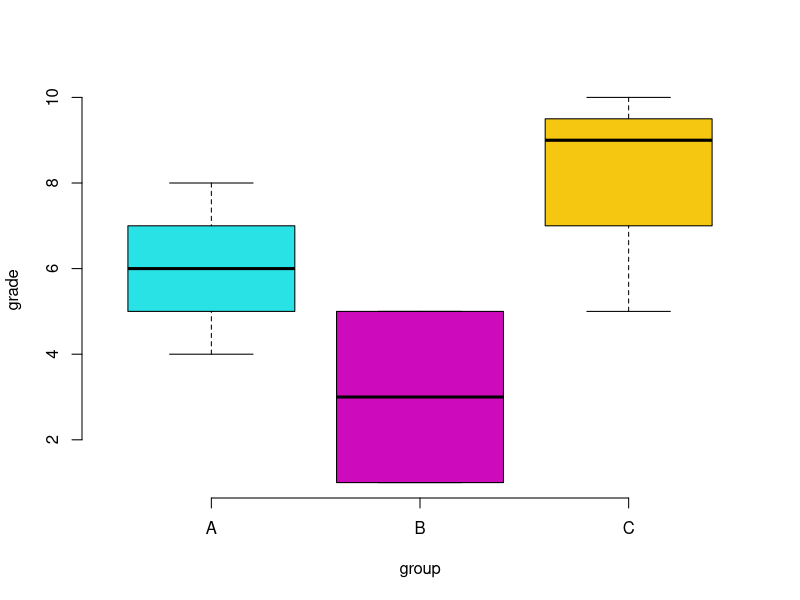
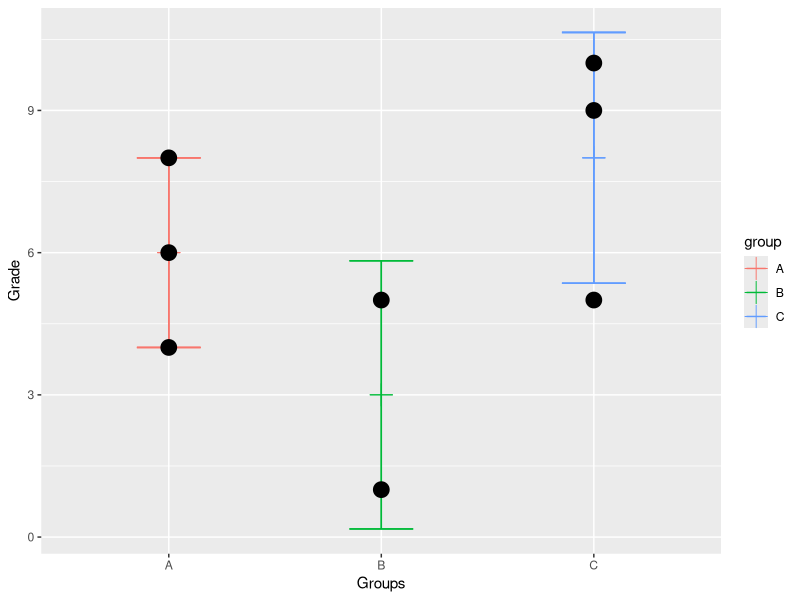
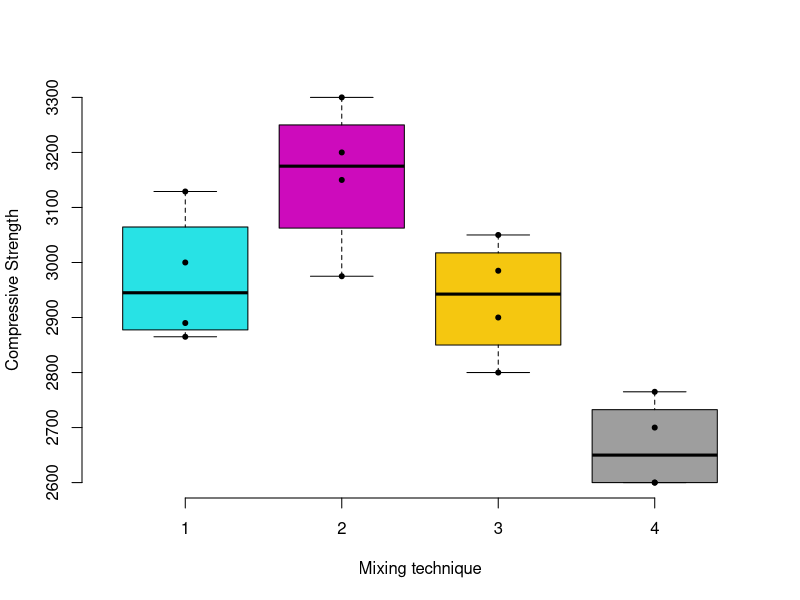
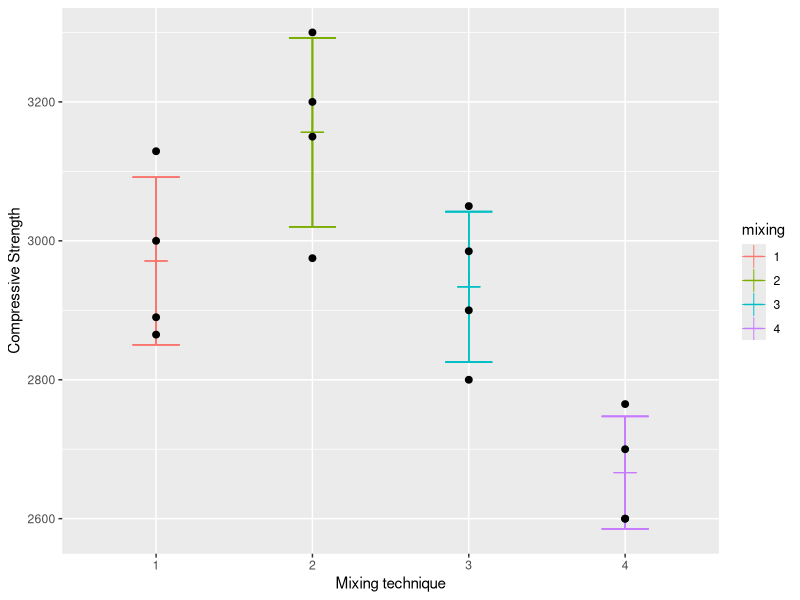
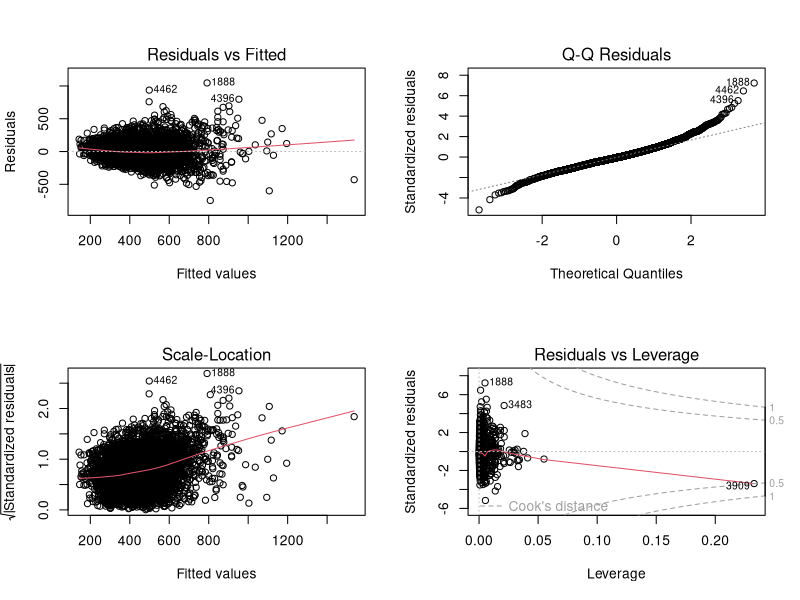
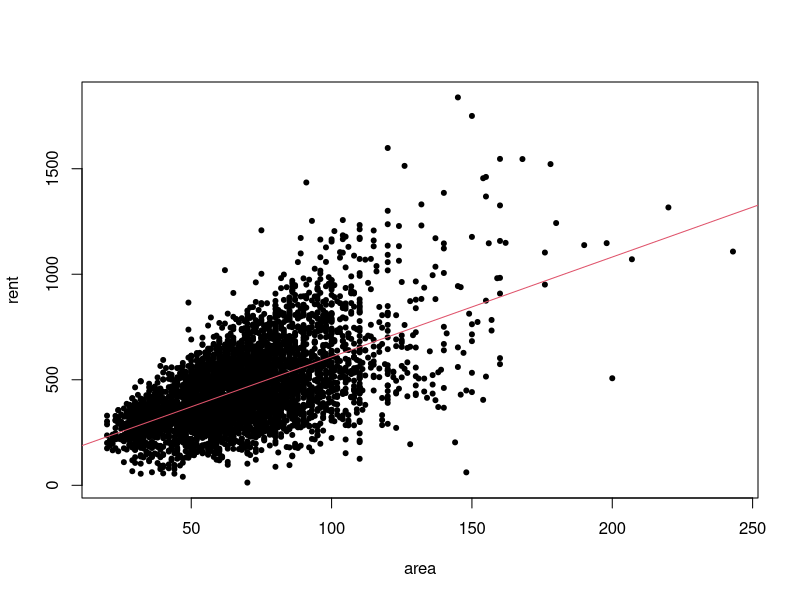

These charts were generated, in order, by the following R code:
## Set working directory or open Open-To-Compile.Rproj
setwd("~/Data/github/AGLM/Assignment1")

#####  Task 1  #####

a <- -498.683 / 140.988
b <- 4.885 * 6.677
c <- 9.112 / 6.900
d <- 1841257.15 / (1 - 0.5708)
e <- d - 1841257.15
f = (e / 2) / (181257.15 / (51-(2+1)) )
p = pf(f,2,48,lower.tail = FALSE)

1-pt(3,1000)

##### Task 2 #####

# ANOVA
# The one-way analysis of variance (ANOVA), also known as one-factor ANOVA, is an extension of independent two-samples t-test for comparing means in a situation where there are more than two groups.
# Test hypotheses:
# • Null hypothesis: the means of the different groups are the same
# • Alternative hypothesis: At least one sample mean is not equal to the others.
# Assumptions:
# • The observations are obtained independently and randomly from the population defined by the factor levels
# • The data of each factor level are normally distributed.
# • These normal populations have a common variance.
# Process:
# • Compute the common variance, which is called variance within samples (S2within) or residual variance.
# • Compute the variance between sample means as follow:
#   - Compute the mean of each group
#   - Compute the variance between sample means (S2between)
# • Produce F-statistic as the ratio of S2between/S2within.
# Statistic:
# The F-test is used for comparing the factors of the total deviation. In ANOVA, F-statistic is computed as the ratio of the variance between groups and variance within groups. The F-statistic is the compared to the F-distribution with (I-1) and (n-I) degrees of freedom.
# where I = total number of groups and n = total number of observations.
# Note that, a lower ratio (ratio < 1) indicates that there are no significant difference between the means of the samples being compared. However, a higher ratio implies that the variation among group means are significant.


library(dplyr)
library(ggplot2)

X <- data.frame("grade" = c(4,6,8,1,5,9,10,5), "group" = c("A","A","A","B","B","C","C","C"))
X2 <- data.frame("grade" = c(4,6,8,9,5,9,10,5), "group" = c("A","A","A","B","B","C","C","C"))
X3 <- data.frame("grade" = c(5,6,7,1.73,4.27,9.6,8,6.4), "group" = c("A","A","A","B","B","C","C","C"))
set.seed(352144)
X4 <- data.frame("grade" = c(rnorm(30,6,2),rnorm(20,3,2.83),rnorm(30,8,2.65)),"group" = c(rep(c("A","B","C"),c(30,20,30)))  )
str(X)
out = group_by(X, group) %>% summarise( count = n(), mean = mean(grade), var = var(grade), sd = sd(grade))
(Xsummary = data.frame(out))

boxplot(grade ~ group, data=X, col=5:7, frame = FALSE)
points(grade ~ group, data=X,pch=20)

Xplot <- X
Xplot$mean <- c(rep(out$mean[1],3),rep(out$mean[2],2),rep(out$mean[3],3))
Xplot$sd <- c(rep(out$sd[1],3),rep(out$sd[2],2),rep(out$sd[3],3))
ggplot(Xplot) +
  geom_errorbar(aes(x= group, ymin= mean-sd, ymax = mean+sd, width=0.3, color=group)) +
  geom_point(aes(x=group, y= mean, color=group),size=5,shape=3) +
  geom_point(aes(x = group, y = grade), size=5) +
  xlab("Groups") +
  ylab("Grade")

fit <- aov(grade ~ group, data = X)
summary(fit)
#As the p-value is more than the significance level 0.05, we cannot conclude that there are significant differences between the groups highlighted with in the model summary.

fit2 <- aov(grade ~ group, data = X2)
summary(fit2)

fit3 <- aov(grade ~ group, data = X3)
summary(fit3)

fit4 <- aov(grade ~ group, data = X4)
summary(fit4)

##### Task 3 #####

X <- data.frame("strength"=c(3129,3000,2865,2890,3200,3300,2975,3150,2800,2900,2985,3050,2600,2700,2600,2765),"mixing"=rep(c("1","2","3","4"),c(4,4,4,4)) )

boxplot(strength ~ mixing,data=X, xlab="Mixing technique", ylab="Compressive Strength", frame=FALSE, col=5:8)
points(strength ~ mixing, data=X,pch=20)

out = group_by(X, mixing) %>% summarise( count = n(), mean = mean(strength), var = var(strength), sd = sd(strength))
(Xsummary = data.frame(out))

Xplot <- X
Xplot$mean <- c(rep(out$mean[1],4),rep(out$mean[2],4),rep(out$mean[3],4),rep(out$mean[4],4))
Xplot$sd <- c(rep(out$sd[1],4),rep(out$sd[2],4),rep(out$sd[3],4),rep(out$sd[4],4))
ggplot(Xplot) +
  geom_errorbar(aes(x= mixing, ymin= mean-sd, ymax = mean+sd, width=0.3, color=mixing)) +
  geom_point(aes(x= mixing, y= mean, color=mixing),size=5,shape=3) +
  geom_point(aes(x = mixing, y = strength), size=2) +
  xlab("Mixing technique") +
  ylab("Compressive Strength")

fit <- aov(strength ~ mixing, data = X)
summary(fit)

## BELOW VALID ONLY IF THERE IS SIGNIFICANCE OF DIFFERENT GROUP MEANS!!
# Multiple pairwise-comparison between the means of groups
# In one-way ANOVA test, a significant p-value indicates that some of the group means are different, but we don’t know which pairs of groups are different.
# It’s possible to perform multiple pairwise-comparison, to determine if the mean difference between specific pairs of group are statistically significant.

# diff: difference between means of the two groups
# lwr, upr: the lower and the upper end point of the confidence interval at 95% (default)
# p adj: p-value after adjustment for the multiple comparisons.
# It can be seen from the output, that difference between no groups is significant with an adjusted p-value.
TukeyHSD(fit)

##### Task 4 #####

munich <- read.csv("munich.csv", header=TRUE, fill=FALSE, sep = ",")
munich$location <- factor(munich$location)
str(munich)
summary(munich)

fit1 <- lm(rent ~ ., data=munich)
summary(fit2)

fit2 <- lm(rent ~ . + location:area, data=munich)
summary(fit2)

par(mfrow=c(2,2))
plot(fit2)
par(mfrow=c(1,1))

fit3 <- lm(rent ~ area, data=munich)
summary(fit3)

plot(rent ~ area, data=munich, pch=20)
abline(fit3,col=2)
